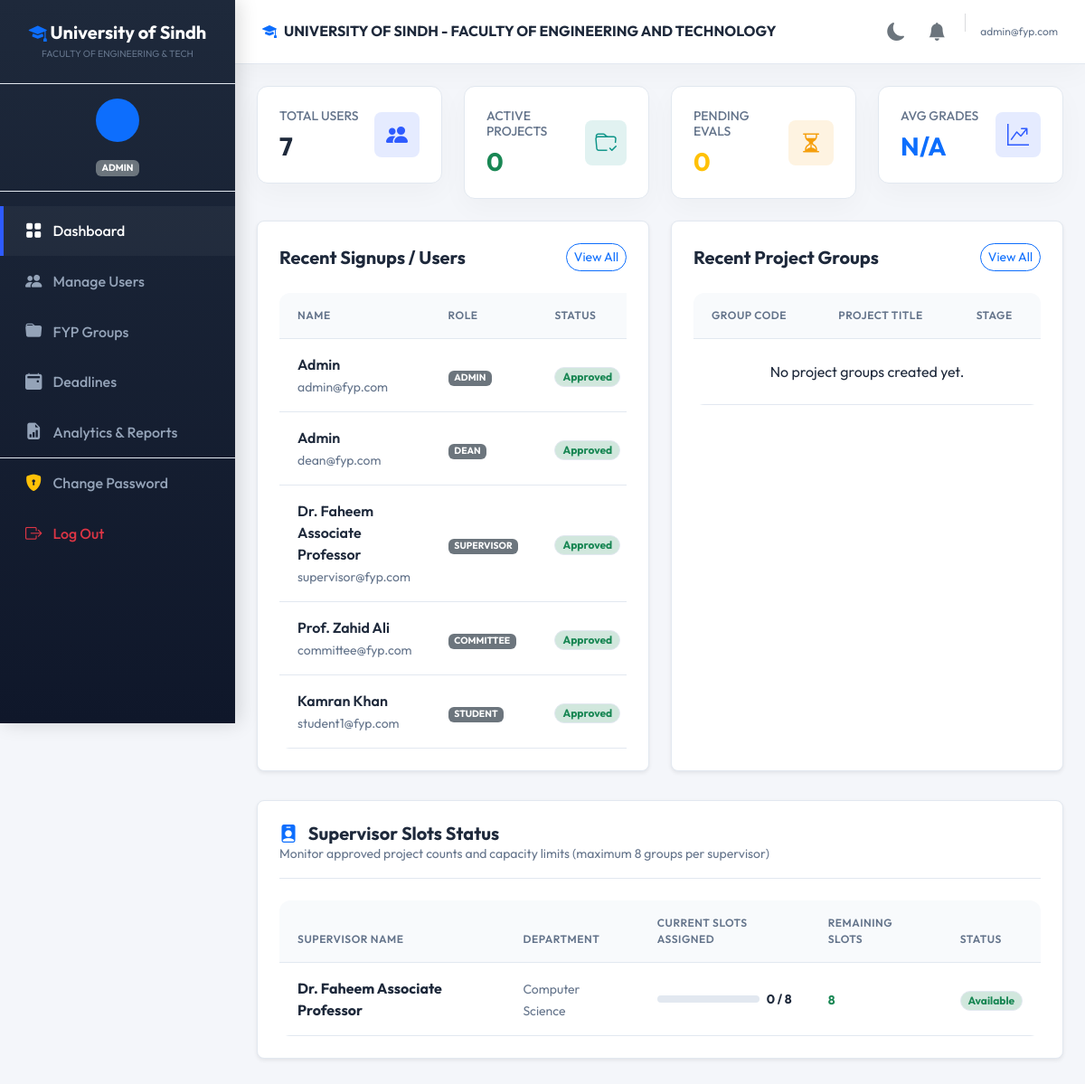
The app's page /admin/dashboard (signed in), older data.
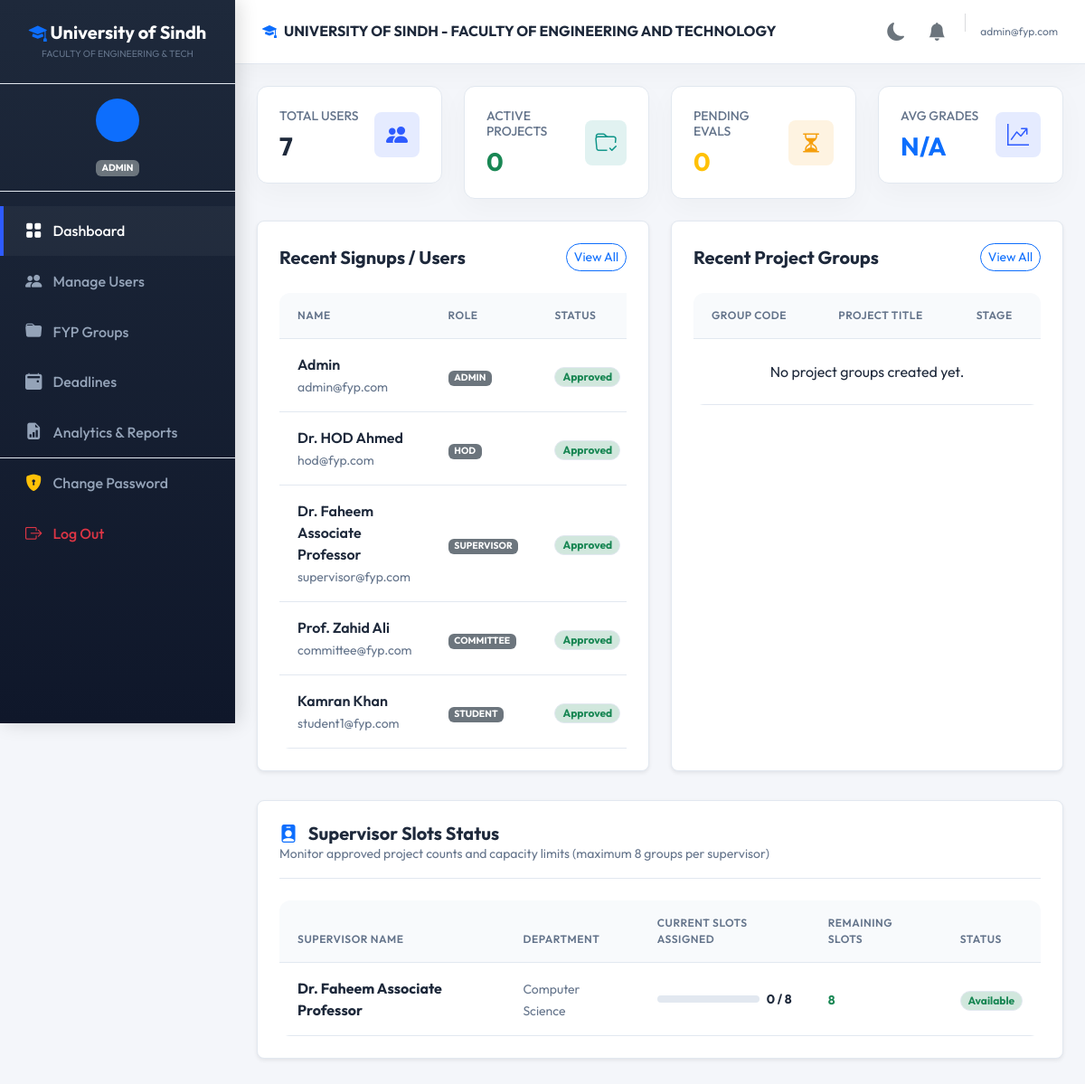
The same page, newer data.
### tables this page shows
CREATE TABLE users (
    id INT AUTO_INCREMENT PRIMARY KEY,
    email VARCHAR(255) NOT NULL UNIQUE,
    cnic VARCHAR(50) DEFAULT NULL UNIQUE,
    password VARCHAR(255) NOT NULL,
    role ENUM('admin', 'hod', 'student', 'supervisor', 'committee') NOT NULL,
    status ENUM('pending', 'approved', 'rejected') DEFAULT 'pending',
    reset_token VARCHAR(255) DEFAULT NULL,
    reset_token_expiry DATETIME DEFAULT NULL,
    created_at TIMESTAMP DEFAULT CURRENT_TIMESTAMP
);

### src/Controller/AdminController.php (called while the page is built, shortened)
<?php
class AdminController extends BaseController {
    public function dashboard() {
        $db = \Database::getInstance()->getConnection();
        $stats = [];
        $stats['total_users'] = $db->query("SELECT COUNT(*) FROM users")->fetchColumn();
        $stats['students'] = $db->query("SELECT COUNT(*) FROM users WHERE role = 'student'")->fetchColumn();
        $stats['supervisors'] = $db->query("SELECT COUNT(*) FROM users WHERE role = 'supervisor'")->fetchColumn();
        $stats['committee'] = $db->query("SELECT COUNT(*) FROM committees")->fetchColumn();
        $stats['active_projects'] = $db->query("SELECT COUNT(*) FROM projects WHERE status = 'Approved'")->fetchColumn();
        $stats['completed_projects'] = $db->query("SELECT COUNT(*) FROM groups WHERE progress_stage = 'Final Grading Completed'")->fetchColumn();
        $stats['pending_evaluations'] = $db->query("SELECT COUNT(*) FROM groups WHERE progress_stage IN ('Proposal Approved', 'Proposal Defence Presentation Completed', 'FYP Progress Presentation Completed')")->fetchColumn();
        $avgMarks = $db->query("SELECT AVG(total_marks) FROM grades WHERE total_marks > 0")->fetchColumn();
        $stats['avg_marks'] = $avgMarks ? round($avgMarks, 2) . '%' : 'N/A';
        $recentUsers = $db->query("SELECT u.*,
            COALESCE(s.name, sup.name, c.name, d.name, 'Admin') as name
            FROM users u
            LEFT JOIN students s ON u.id = s.user_id
            LEFT JOIN supervisors sup ON u.id = sup.user_id
            LEFT JOIN committees c ON u.id = c.user_id
            LEFT JOIN hods d ON u.id = d.user_id
            ORDER BY u.created_at DESC LIMIT 5")->fetchAll();
        $recentGroups = $db->query("SELECT g.*, p.title as project_title, s.name as creator_name
            FROM groups g
            LEFT JOIN projects p ON g.id = p.group_id
            LEFT JOIN students s ON g.created_by = s.user_id
            ORDER BY g.created_at DESC LIMIT 5")->fetchAll();
        $supervisorsList = $db->query("
            SELECT s.user_id, s.name, s.department,
            (SELECT COUNT(*) FROM projects p WHERE p.supervisor_id = s.user_id AND p.status = 'Approved') as current_slots
            FROM supervisors s
            ORDER BY s.name ASC
        ")->fetchAll();
        $this->render('admin/dashboard', [
            'stats' => $stats,
            'recentUsers' => $recentUsers,
            'recentGroups' => $recentGroups,
            'supervisorsList' => $supervisorsList
        ]);
    }
}

### src/View/admin/dashboard.php (the view, shortened to what the changed rows need)
<div class="row g-4">
    <div class="col-xl-6">
        <div class="card border-0 shadow-sm rounded-3 p-4 bg-white h-100">
            <div class="table-responsive">
                <table class="table table-hover border-0 align-middle m-0" style="box-shadow: none;">
                    <thead>
                        <tr>
                            <th>Name</th>
                            <th>Role</th>
                            <th>Status</th>
                        </tr>
                    </thead>
                    <tbody>
                        <?php foreach($recentUsers as $ru): ?>
                        <tr>
                            <td>
                                <div class="fw-semibold text-dark"><?php echo htmlspecialchars($ru['name']); ?></div>
                                <small class="text-muted"><?php echo htmlspecialchars($ru['email']); ?></small>
                            </td>
                            <td>
                                <span class="badge bg-secondary text-uppercase" style="font-size: 0.65rem;">
                                    <?php echo htmlspecialchars($ru['role']); ?>
                                </span>
                            </td>
                            <td>
                                <?php if($ru['status'] === 'approved'): ?>
                                    <span class="badge bg-success-subtle text-success border border-success-subtle rounded-pill px-2 py-1 small">Approved</span>
                                <?php elseif($ru['status'] === 'pending'): ?>
                                    <span class="badge bg-warning-subtle text-warning border border-warning-subtle rounded-pill px-2 py-1 small animate-pulse">Pending</span>
                                <?php else: ?>
                                    <span class="badge bg-danger-subtle text-danger border border-danger-subtle rounded-pill px-2 py-1 small">Rejected</span>
                                <?php endif; ?>
                            </td>
                        </tr>
                        <?php endforeach; ?>
                    </tbody>
                </table>
            </div>
        </div>
    </div>
    <div class="col-xl-6">
        <div class="card border-0 shadow-sm rounded-3 p-4 bg-white h-100">
            <div class="table-responsive">
                <table class="table table-hover border-0 align-middle m-0" style="box-shadow: none;">
                    <thead>
                        <tr>
                            <th>Group Code</th>
                            <th>Project Title</th>
                            <th>Stage</th>
                        </tr>
                    </thead>
                </table>
            </div>
        </div>
    </div>
</div>
<div class="row g-4 mt-2">
    <div class="col-12">
        <div class="card border-0 shadow-sm rounded-3 p-4 bg-white">
            <div class="table-responsive">
                <table class="table table-hover border-0 align-middle m-0" style="box-shadow: none;">
                    <thead>
                        <tr>
                            <th>Supervisor Name</th>
                            <th>Department</th>
                            <th>Current Slots Assigned</th>
                            <th>Remaining Slots</th>
                            <th>Status</th>
                        </tr>
                    </thead>
                </table>
            </div>
        </div>
    </div>
</div>

Row changes from the older to the newer data that the page shows:
changed users: name "Admin" → "Dr. HOD Ahmed"; email "dean@fyp.com" → "hod@fyp.com"; role "DEAN" → "HOD"
